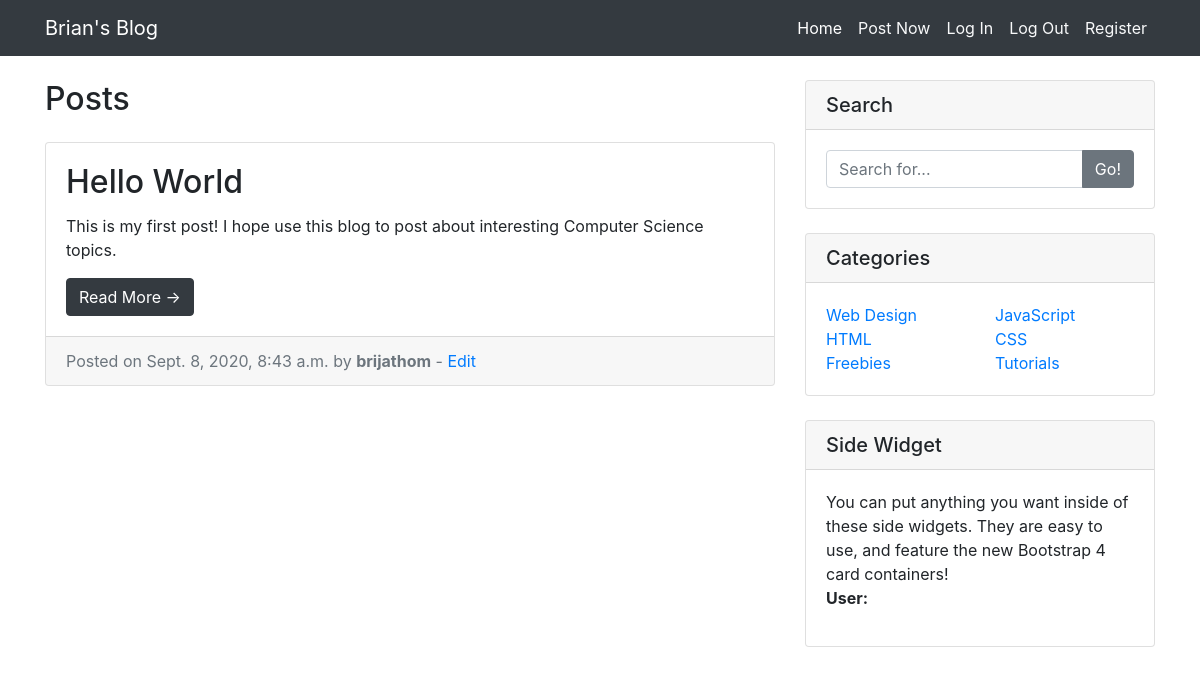
The app's page /, older data.
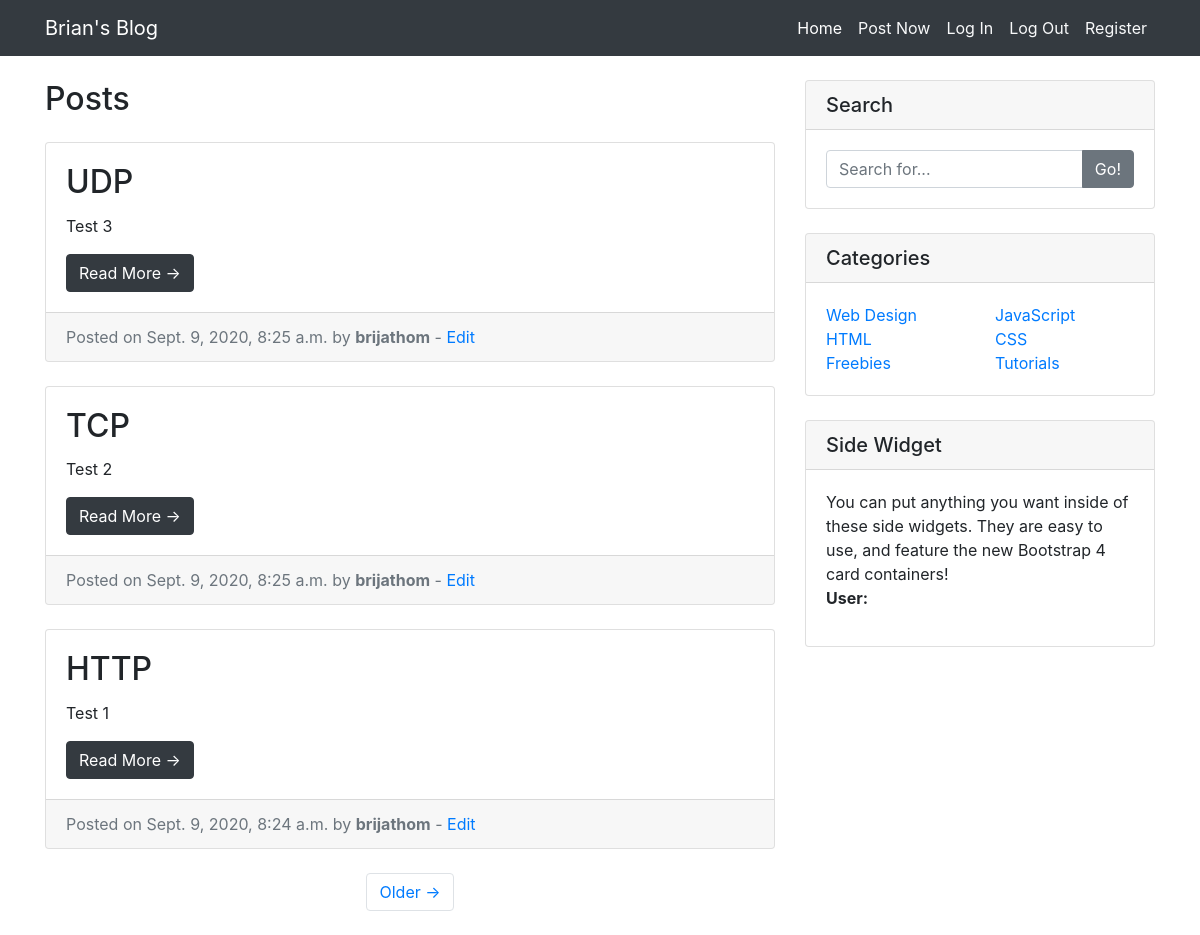
The same page, newer data.
### entries/models.py (models this page shows, shortened)
class Entry(models.Model):
    entry_title = models.CharField(max_length=50)
    entry_text = models.TextField()
    entry_date = models.DateTimeField(auto_now_add=True)
    entry_author = models.ForeignKey(User, on_delete=models.CASCADE)
    class Meta:
        verbose_name_plural = "Entries"

### entries/views.py (the view)
# urls.py: path('', HomeView.as_view(), name='blog_home'),
class HomeView(ListView):
    model = Entry
    template_name = 'entries/index.html'
    context_object_name = 'blog_entries'
    ordering = ['-entry_date']
    paginate_by = 3

### entries/templates/entries/index.html (shortened to what this page needs)
{% extends "entries/base.html" %} {% block content %}
<div class="col-md-8">
    <h2 class="my-4">Posts</h2>
    {% for entry in blog_entries %}
    <div class="card mb-4">
        <div class="card-body">
            <h2 class="card-title">{{ entry.entry_title }}</h2>
            <p class="card-text">{{ entry.entry_text|truncatechars:100 }}</p>
            <a href="{% url 'entry_detail' entry.pk %}" class="btn btn-dark">Read More &rarr;</a>
        </div>
        <div class="card-footer text-muted">
            Posted on {{ entry.entry_date }} by
            <strong>{{ entry.entry_author }}</strong> -
            <a href="{% url 'update_entry' entry.pk %}">Edit</a>
        </div>
    </div>
    {% endfor %} {% if is_paginated %}
    <ul class="pagination justify-content-center mb-4">
         {% if page_obj.has_next %}
        <li class="page-item">
            <a class="page-link" href="?page={{ page_obj.next_page_number }}">Older &rarr;</a>
        </li>
        {% endif %}
    </ul>
    {% endif %}
</div>
{% endblock %}

### entries/templates/entries/base.html (shortened to what this page needs)
{% load static %}
<!DOCTYPE html>
<html lang="en">
    <head>
        <link href="{%  static 'entries/vendor/bootstrap/css/bootstrap.min.css' %}" rel="stylesheet" />
        <link href="{%  static 'entries/css/blog-home.css' %}" rel="stylesheet" />
    </head>
    <body>
        <nav class="navbar navbar-expand-lg navbar-dark bg-dark fixed-top">
            <div class="container">
                <a class="navbar-brand" href="{% url 'blog_home' %}">Brian's Blog</a>
                <div class="collapse navbar-collapse" id="navbarResponsive">
                    <ul class="navbar-nav ml-auto">
                        <li class="nav-item active">
                            <a class="nav-link" href="{% url 'blog_home' %}"
                                >Home
                            </a>
                        </li>
                        <li class="nav-item">
                            <a class="nav-link text-light" href="{% url 'create_entry' %}">Post Now</a>
                        </li>
                        <li class="nav-item">
                            <a class="nav-link text-light" href="{% url 'login' %}">Log In</a>
                        </li>
                        <li class="nav-item">
                            <a class="nav-link text-light" href="{% url 'logout' %}">Log Out</a>
                        </li>
                        <li class="nav-item">
                            <a class="nav-link text-light" href="{% url 'register' %}">Register</a>
                        </li>
                    </ul>
                </div>
            </div>
        </nav>
        <div class="container">
            <div class="row">
                {% block content %} {% endblock %}
                <div class="col-md-4">
                    <div class="card my-4">
                        <h5 class="card-header">Search</h5>
                        <div class="card-body">
                            <div class="input-group">
                                <input type="text" class="form-control" placeholder="Search for..." />
                                <span class="input-group-append">
                                    <button class="btn btn-secondary" type="button">Go!</button>
                                </span>
                            </div>
                        </div>
                    </div>
                    <div class="card my-4">
                        <h5 class="card-header">Categories</h5>
                        <div class="card-body">
                            <div class="row">
                                <div class="col-lg-6">
                                    <ul class="list-unstyled mb-0">
                                        <li>
                                            <a href="#">Web Design</a>
                                        </li>
                                        <li>
                                            <a href="#">HTML</a>
                                        </li>
                                        <li>
                                            <a href="#">Freebies</a>
                                        </li>
                                    </ul>
                                </div>
                                <div class="col-lg-6">
                                    <ul class="list-unstyled mb-0">
                                        <li>
                                            <a href="#">JavaScript</a>
                                        </li>
                                        <li>
                                            <a href="#">CSS</a>
                                        </li>
                                        <li>
                                            <a href="#">Tutorials</a>
                                        </li>
                                    </ul>
                                </div>
                            </div>
                        </div>
                    </div>
                    <div class="card my-4">
                        <h5 class="card-header">Side Widget</h5>
                        <div class="card-body">
                            You can put anything you want inside of these side widgets. They are easy to use, and feature the new Bootstrap 4 card containers!
                            <ul class="list-unstyled mb-0">
                                <li>
                                    <p><strong>User: {{ user.username }}</strong></p>
                                </li>
                            </ul>
                        </div>
                    </div>
                </div>
            </div>
        </div>
    </body>
</html>

### entries/static/entries/css/blog-home.css (style rules this page uses)
body { padding-top: 56px; }

Row changes from the older to the newer data that the page shows:
no longer on this page (row unchanged): Entry: entry_title "Hello World", entry_text "This is my first post! I hope use this blog to post about interesting Computer Science topics.", entry_date "Sept. 8, 2020, 8:43 a.m.", entry_author "brijathom"
added Entry: entry_title "UDP", entry_text "Test 3", entry_date "Sept. 9, 2020, 8:25 a.m.", entry_author "brijathom"
added Entry: entry_title "TCP", entry_text "Test 2", entry_date "Sept. 9, 2020, 8:25 a.m.", entry_author "brijathom"
added Entry: entry_title "HTTP", entry_text "Test 1", entry_date "Sept. 9, 2020, 8:24 a.m.", entry_author "brijathom"
Text that changed along with them:
text now shown: "Older →"
